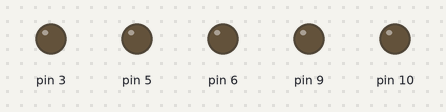
Recording of a sketch running on a simulated Arduino Uno, built with avr-gcc and run on an emulated ATmega328P. On the bench: output pins drawn as LEDs (lit = HIGH).

Above: at 0.05 s.
At 1.45 s:
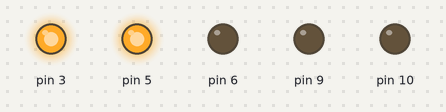
At 1.8 s:
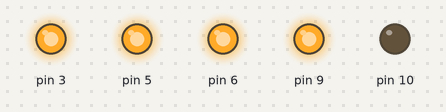
At 2.7 s:
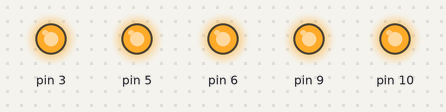
At 3.3 s:
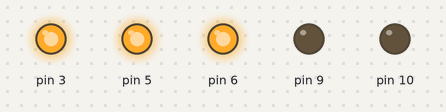
At 3.6 s:
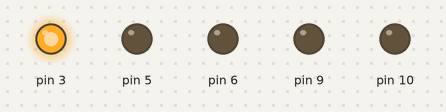
Timing chart, 0 to 6.0 s (numbered marks = the images above):
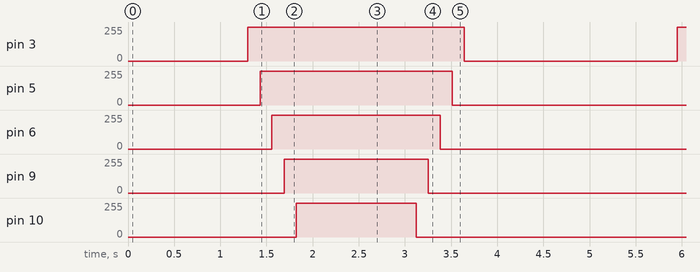

Measured:
- by itself, pin 3: alternates 255/255 for 2.3 s and 0/255 for 2.3 s
- by itself, pin 5: alternates 255/255 for 2.1 s and 0/255 for 2.6 s
- by itself, pin 6: alternates 255/255 for 1.8 s and 0/255 for 2.8 s
- by itself, pin 9: alternates 255/255 for 1.6 s and 0/255 for 3.1 s
- by itself, pin 10: alternates 255/255 for 1.3 s and 0/255 for 3.3 s

The sketch:

PWM.ino
```cpp
void setup() {
	pinMode(3, OUTPUT);
	pinMode(5, OUTPUT);
	pinMode(6, OUTPUT);
	pinMode(9, OUTPUT);
	pinMode(10, OUTPUT);
}

void loop() {

	for (int i = 0; i <= 357; i++) {
		int j_3 = i;
		int j_5 = i - 255 * 0.1;
		int j_6 = i - 255 * 0.2;
		int j_9 = i - 255 * 0.3;
		int j_10 = i - 255 * 0.4;

		if (j_3 > 255) {
			j_3 = 255;
		} else if (j_3 < 0) {
			j_3 = 0;
		}

		if (j_5 > 255) {
			j_5 = 255;
		} else if (j_5 < 0) {
			j_5 = 0;
		}

		if (j_6 > 255) {
			j_6 = 255;
		} else if (j_6 < 0) {
			j_6 = 0;
		}

		if (j_9 > 255) {
			j_9 = 255;
		} else if (j_9 < 0) {
			j_9 = 0;
		}

		if (j_10 > 255) {
			j_10 = 255;
		} else if (j_10 < 0) {
			j_10 = 0;
		}

		analogWrite(3, j_3);
		analogWrite(5, j_5);
		analogWrite(6, j_6);
		analogWrite(9, j_9);
		analogWrite(10, j_10);
		delay(5);
	}

	for (int i = 357; i >= 0; i--) {
		int j_3 = i;
		int j_5 = i - 255 * 0.1;
		int j_6 = i - 255 * 0.2;
		int j_9 = i - 255 * 0.3;
		int j_10 = i - 255 * 0.4;

		if (j_3 > 255) {
			j_3 = 255;
		} else if (j_3 < 0) {
			j_3 = 0;
		}

		if (j_5 > 255) {
			j_5 = 255;
		} else if (j_5 < 0) {
			j_5 = 0;
		}

		if (j_6 > 255) {
			j_6 = 255;
		} else if (j_6 < 0) {
			j_6 = 0;
		}

		if (j_9 > 255) {
			j_9 = 255;
		} else if (j_9 < 0) {
			j_9 = 0;
		}

		if (j_10 > 255) {
			j_10 = 255;
		} else if (j_10 < 0) {
			j_10 = 0;
		}

		analogWrite(3, j_3);
		analogWrite(5, j_5);
		analogWrite(6, j_6);
		analogWrite(9, j_9);
		analogWrite(10, j_10);
		delay(5);
	}

	delay(1000);

}
```
